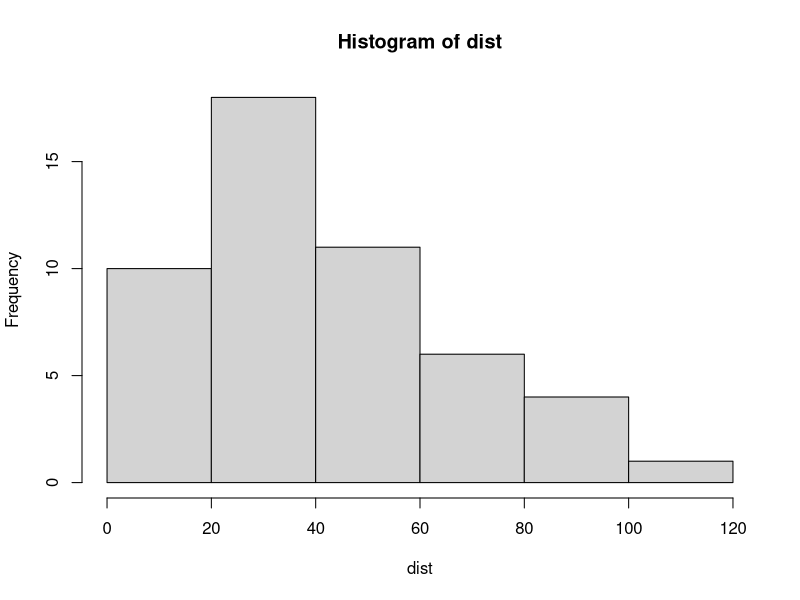
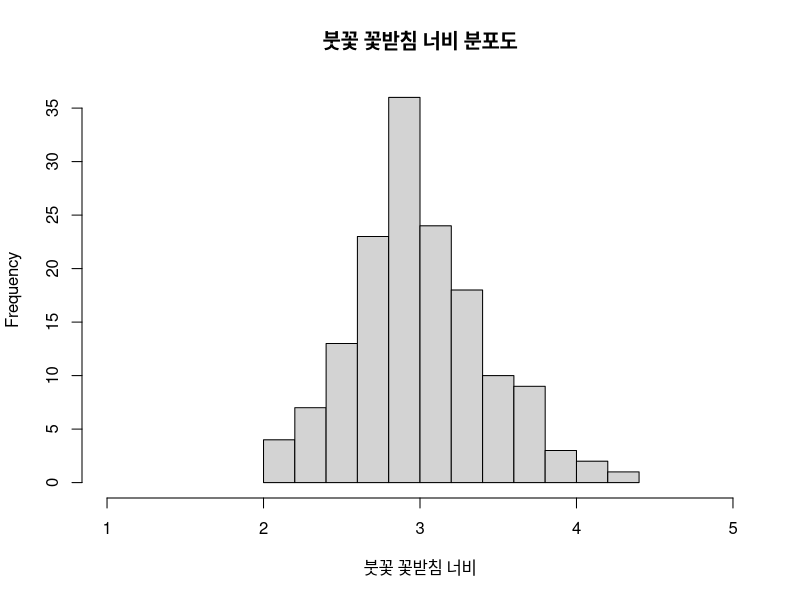
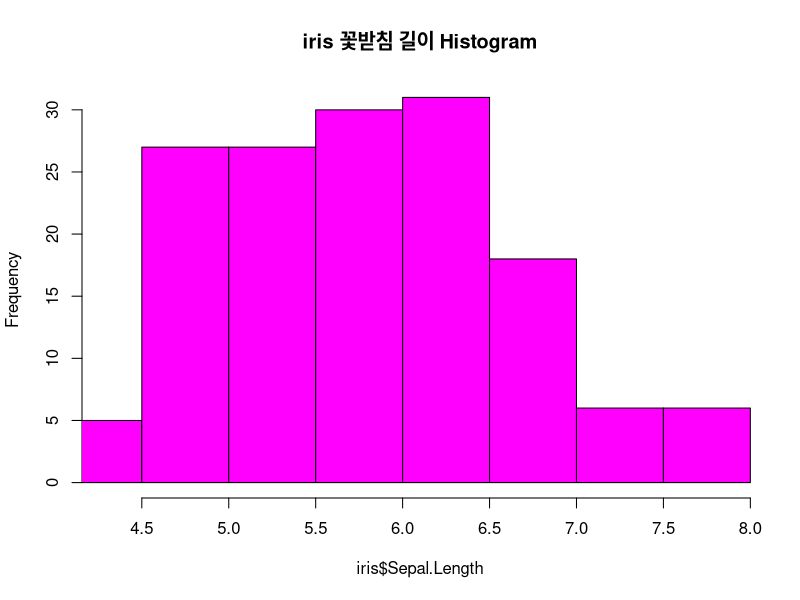
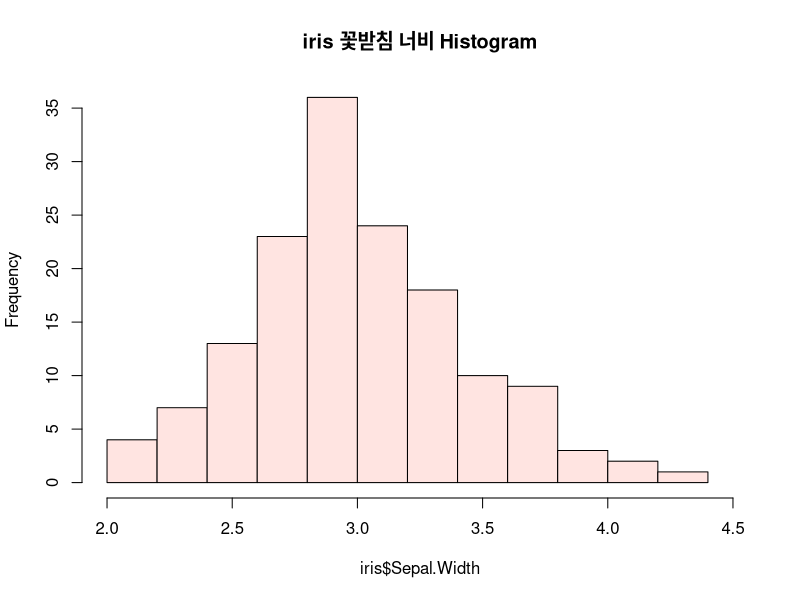
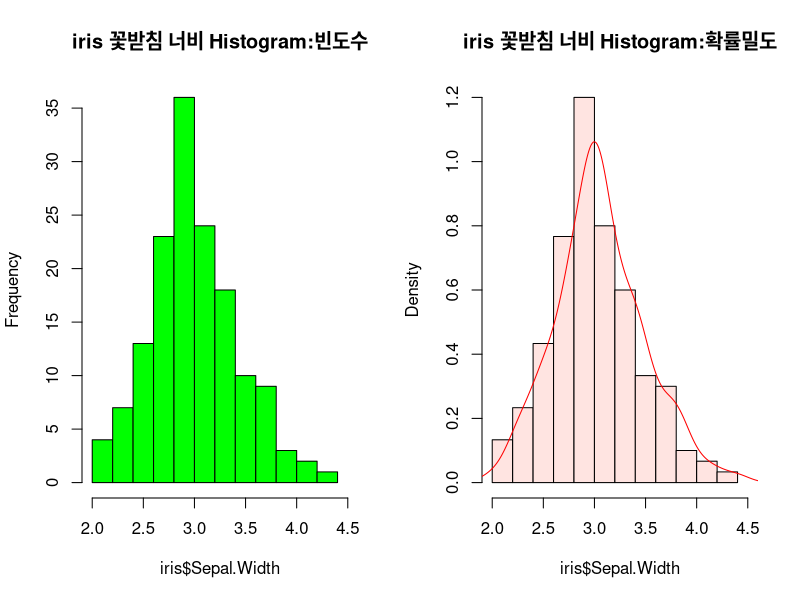
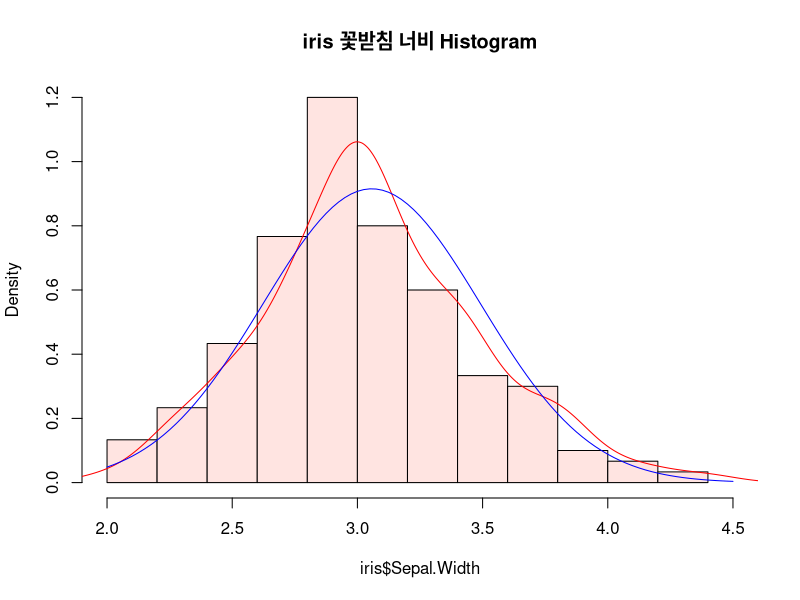

Generate these figures, in order, with R:
#날짜: 2021/01/20
#이름: 김하린
#내용: Ch05. 데이터 시각화 - 히스토그램(막대사이 공간 없음, 연속데이터터 출력에 사용)교재 p150

#히스토그램 기본
cars
dist <- cars[, 2]
dist


hist(dist)

#붓꽃 너비 분포 확인
hist(iris$Sepal.Width,
     xlim = c(1.0, 5.0),
     xlab = "붓꽃 꽃받침 너비",
     main = "붓꽃 꽃받침 너비 분포도")

#교재 p150 실습 - iris 데이터셋 가져오기
data(iris)
names(iris) #iris 컬럼명 보기
str(iris) #데이터 구조 보기
head(iris) #상위 6개만

#교재 p150 실습 - iris 데이터셋의 꽃받침 길이(Sepal.Length)로 히스토그램 시각화하기
summary(iris$Sepal.Length)
hist(iris$Sepal.Length, xlab = "iris$Sepal.Length", col = "magenta",
      main = "iris 꽃받침 길이 Histogram", xlim = c(4.3, 7.9))

#교재 p151 실습 - iris 데이터셋의 꽃받침 너비(Sepal.Width)로 히스토그램 시각화하기
summary(iris$Sepal.Width)
hist(iris$Sepal.Width, xlab = "iris$Sepal.Width", col = "mistyrose",
     main = "iris 꽃받침 너비 Histogram", xlim = c(2.0, 4.5))

#교재 p152 실습 - 히스토그램에서 빈도와 밀도 표현하기
par(mfrow = c(1, 2))
hist(iris$Sepal.Width, 
     xlab = "iris$Sepal.Width", 
     col = "green",
     main = "iris 꽃받침 너비 Histogram:빈도수", 
     xlim = c(2.0, 4.5))

hist(iris$Sepal.Width, 
     xlab = "iris$Sepal.Width", 
     col = "mistyrose",
     freq = F, #밀도 표현
     main = "iris 꽃받침 너비 Histogram:확률밀도", 
     xlim = c(2.0, 4.5))

lines(density(iris$Sepal.Width), col = "red")

#교재 p152 실습 - 정규분포 추정 곡선 나타내기 
par(mfrow = c(1, 1))
hist(iris$Sepal.Width, 
     xlab = "iris$Sepal.Width", 
     col = "mistyrose",
     freq = F,
     main = "iris 꽃받침 너비 Histogram", 
     xlim = c(2.0, 4.5))

 # 히스토그램 밀도를 기준으로 분포곡선 추가
lines(density(iris$Sepal.Width), col = "red")

 # 히스토그램에 정규분포 추정 곡선 추가
x <- seq(2.0, 4.5, 0.1)
curve(dnorm(x, mean = mean(iris$Sepal.Width),
            sd = sd(iris$Sepal.Width)),
            col = "blue", add = T)
